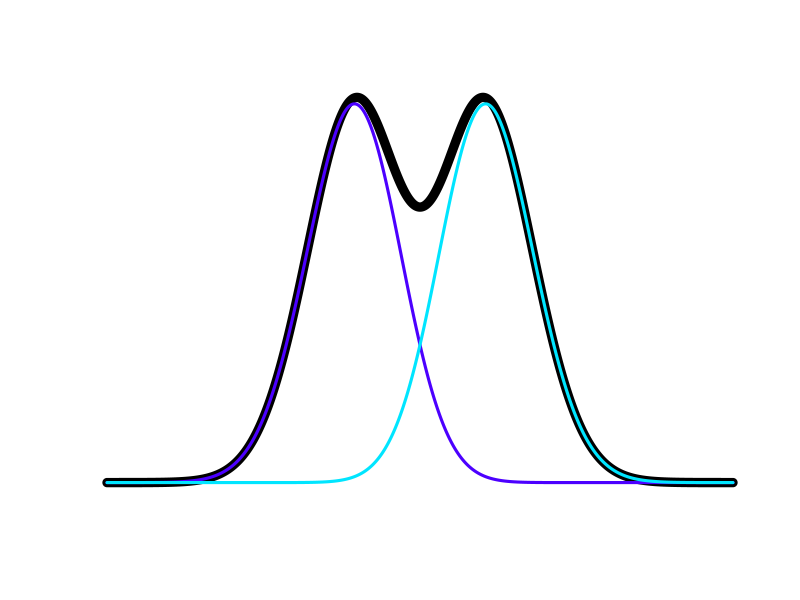

The R script that drew this image:
# Normal distributions found in the Tower of Pisa
# www.overfitting.net
# https://www.overfitting.net/2026/01/distribuciones-normales-en-la-torre-de.html

library(Cairo)


# Function to plot N skewed normal distributions and their sum
plot_skew_normals_and_sum <- function(
    xi = c(-0.2, 0.2),  # x axis locations
    omega = c(1, 1),  # widths (~stdev)
    alpha = c(-4, 4),  # skewness (asymmetry)
    n = 5000, labels = FALSE  # resolution and labelling
) {
    # Skewed normal distribution function
    dskewnorm <- function(x, xi, omega, alpha) {
        z <- (x - xi) / omega
        2 / omega * dnorm(z) * pnorm(alpha * z)
    }
    
    # Calculations
    N = length(xi)  # number of curves
    from <- min(xi - 5*omega)
    to   <- max(xi + 5*omega)
    x <- seq(from, to, length.out = n)
    y=list()
    for (i in 1:N) y[[i]] <- dskewnorm(x, xi[i], omega[i], alpha[i])
    ysum <- Reduce(`+`, y)
    
    # Plotting
    plot(x, ysum, type = "l", lwd = 9,  # ysum always >= y[[i]]
         axes = labels, ann = labels)
    cols <- topo.colors(N)
    for (i in 1:N) lines(x, y[[i]], lwd = 3, col=cols[i])
}


# Adjustments to fit the staircase in the Tower of Pisa
CairoPNG("plot_skew_normals.png", width=1920, height=1080)
    plot_skew_normals_and_sum(
        xi = c(-3.7, 3.7),
        omega = c(5, 5),
        alpha = c(-0.8, 0.8)
    )
dev.off()
